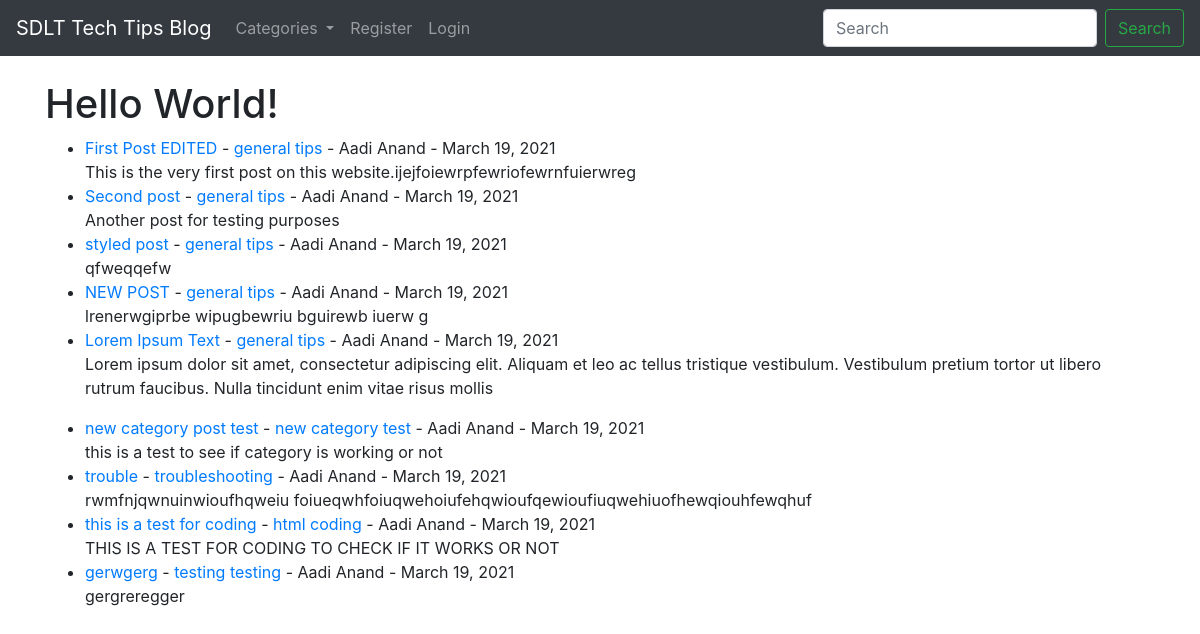
The page / on the database its author committed.
### tipsBlogApp/models.py (models this page shows, shortened)
class Post(models.Model):
  title = models.CharField(max_length=255)
  title_tag = models.CharField(max_length=255)
  author = models.ForeignKey(User, on_delete=models.CASCADE)
  category = models.CharField(max_length=2500, default='general tips')
  post_date = models.DateField(auto_now_add=True)
  body = models.TextField()

### tipsBlogApp/views.py (the view)
# urls.py: path('', HomeView.as_view(), name="home"),
class HomeView(ListView):
  model = Post
  template_name = 'home.html'
  ordering = ['-post_date']

### tipsBlogApp/context_processors.py (called while the page is built)
def menuitems(request):
  return {
    'category_menu': Category.objects.all()
  }

### tipsBlogApp/templates/home.html (shortened to what this page needs)
{% extends 'base.html' %}
{% block content %}
  <h1>Hello World!</h1>
  <ul>
  {% for post in object_list %}
    <li><a href="{% url 'article_details' post.pk %}">{{ post.title }} </a>
      - <a href="{% url 'category' post.category|slugify %}">{{ post.category }}</a>
      - {{ post.author.first_name }} {{ post.author.last_name }}
      - {{ post.post_date }}
      <br>
      {{ post.body|slice:":200"|safe}}
    </li>
  {% endfor %}
  </ul>
{% endblock %}

### tipsBlogApp/templates/base.html (shortened to what this page needs)
<!doctype html>
<html lang="en">
  <head>
    <link rel="stylesheet" href="https://stackpath.bootstrapcdn.com/bootstrap/4.3.1/css/bootstrap.min.css">
  </head>
  <body>
    <nav class="navbar navbar-expand-lg navbar-dark bg-dark">
      <a class="navbar-brand" href="{% url 'home' %}">SDLT Tech Tips Blog</a>
      <div class="collapse navbar-collapse" id="navbarSupportedContent">
        <ul class="navbar-nav mr-auto">
          {% if category_menu %}
            <li class="nav-item dropdown">
              <a class="nav-link dropdown-toggle" href="#" id="navbarDropdown" role="button" data-toggle="dropdown" aria-haspopup="true" aria-expanded="false">
                Categories
              </a>
            </li>
          {% endif %}
          {% if user.is_authenticated %}
            <li class="nav-item">
              <a class="nav-link" href="{% url 'add_post' %}">Add Post</a>
            </li>
            <li class="nav-item">
              <a class="nav-link" href="{% url 'add_category' %}">Add Category</a>
            </li>
            <li class="nav-item">
              <a class="nav-link" href="{% url 'logout' %}">Logout</a>
            </li>
          {% else %}
            <li class="nav-item">
              <a class="nav-link" href="{% url 'register' %}">Register</a>
            </li>
            <li class="nav-item">
              <a class="nav-link" href="{% url 'login' %}">Login</a>
            </li>
          {% endif %}
        </ul>
        <form class="form-inline my-2 my-lg-0">
          <input class="form-control mr-sm-2" type="search" placeholder="Search" aria-label="Search">
          <button class="btn btn-outline-success my-2 my-sm-0" type="submit">Search</button>
        </form>
      </div>
    </nav>
    <br>
    <div class="container">
      {% block content %}
      {% endblock %}
    </div>
  </body>
</html>

### rows shown on the page
Post: title "First Post EDITED", category "general tips", author.first_name "Aadi", author.last_name "Anand", post_date "March 19, 2021", body "This is the very first post on this website.ijejfoiewrpfewriofewrnfuierwreg"
Post: title "Second post", category "general tips", author.first_name "Aadi", author.last_name "Anand", post_date "March 19, 2021", body "Another post for testing purposes"
Post: title "styled post", category "general tips", author.first_name "Aadi", author.last_name "Anand", post_date "March 19, 2021", body "qfweqqefw"
Post: title "NEW POST", category "general tips", author.first_name "Aadi", author.last_name "Anand", post_date "March 19, 2021", body "lrenerwgiprbe wipugbewriu bguirewb iuerw g"
Post: title "Lorem Ipsum Text", category "general tips", author.first_name "Aadi", author.last_name "Anand", post_date "March 19, 2021", body "Lorem ipsum dolor sit amet, consectetur adipiscing elit. Aliquam et leo ac tellus tristique vestibulum. Vestibulum pretium tortor ut libero rutrum faucibus. Nulla tincidunt enim vitae risus mollis"
Post: title "new category post test", category "new category test", author.first_name "Aadi", author.last_name "Anand", post_date "March 19, 2021", body "this is a test to see if category is working or not"
Post: title "trouble", category "troubleshooting", author.first_name "Aadi", author.last_name "Anand", post_date "March 19, 2021", body "rwmfnjqwnuinwioufhqweiu foiueqwhfoiuqwehoiufehqwioufqewioufiuqwehiuofhewqiouhfewqhuf"
Post: title "this is a test for coding", category "html coding", author.first_name "Aadi", author.last_name "Anand", post_date "March 19, 2021", body "THIS IS A TEST FOR CODING TO CHECK IF IT WORKS OR NOT"
Post: title "gerwgerg", category "testing testing", author.first_name "Aadi", author.last_name "Anand", post_date "March 19, 2021", body "gergreregger"
